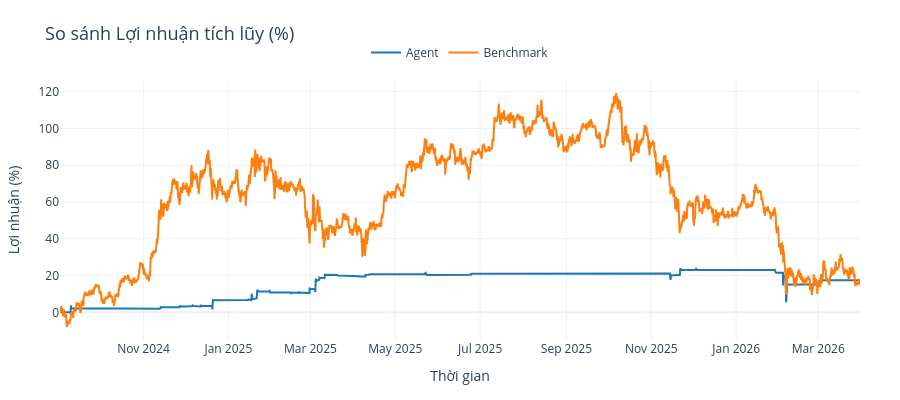

Notebook source saved alongside this figure:
### Code cell
def evaluate_model_vs_benchmark(model_returns: pd.Series, benchmark_returns: pd.Series, 
                                model_name: str = "Agent", benchmark_name: str= "Benchmark"):
    # 1. Đồng bộ và xử lý dữ liệu
    model_returns = model_returns.asfreq('1h').fillna(0) if model_returns.index.freq is None else model_returns
    benchmark_returns = benchmark_returns.asfreq('1h').fillna(0) if benchmark_returns.index.freq is None else benchmark_returns

    # 2. Tính toán Stats
    annual_rf = 0.052
    hourly_rf = (1 + annual_rf)**(1/8760) - 1
    stats = model_returns.vbt.returns(freq='1h').stats(
        settings=dict(benchmark_rets=benchmark_returns, risk_free=hourly_rf, freq="1h")
    )

    # 3. Tính Lợi nhuận tích lũy (Chuyển sang phần trăm %)
    df_plot = pd.DataFrame({model_name: model_returns, benchmark_name: benchmark_returns})
    # Công thức: (Tích lũy lợi nhuận - 1) * 100 để ra %
    cum_returns_pct = ((1 + df_plot).cumprod() - 1) * 100

    # 4. Tạo Figure (1 hàng, 1 cột)
    fig = vbt.make_subplots(rows=1, cols=1)

    # --- Vẽ đường Agent và Benchmark ---
    cum_returns_pct[model_name].vbt.plot(fig=fig, 
                                         trace_kwargs=dict(name=model_name, line=dict(color='#1f77b4', width=2)))
    cum_returns_pct[benchmark_name].vbt.plot(fig=fig, 
                                             trace_kwargs=dict(name=benchmark_name, line=dict(color='#ff7f0e', width=2)))

    # 5. Tinh chỉnh Layout gọn gàng
    fig.update_layout(
        title_text="So sánh Lợi nhuận tích lũy (%)",
        title_font=dict(size=18),
        height=400,  
        width=900,   # Thu hẹp width lại một chút vì chỉ còn 1 biểu đồ
        template="plotly_white",
        legend=dict(orientation="h", yanchor="bottom", y=1.05, xanchor="center", x=0.5), # Căn giữa legend
        margin=dict(l=60, r=40, t=80, b=60),
        hovermode="x unified" # Hiển thị tooltip so sánh cả 2 đường cùng lúc khi rê chuột
    )

    # Cập nhật nhãn trục
    fig.update_yaxes(title_text="Lợi nhuận (%)")
    fig.update_xaxes(title_text="Thời gian")

    return stats, fig

normal_stats, fig = evaluate_model_vs_benchmark(
    model_returns=n_returns, 
    benchmark_returns=bh_returns, 
)
fig.show()

### Figure 1 — Plotly figure (JSON) as saved in the notebook; plotly's stock layout.template omitted (floating-point values rounded to 4 significant figures; data arrays with more than 128 entries replaced by an {"elided": "..."} marker saying what was removed)
{"data": [{"line": {"color": "#1f77b4", "width": 2}, "name": "Agent", "showlegend": true, "type": "scatter", "uid": "2e28f1ae-921b-400d-8703-2ac555f2b969", "x": {"elided": "13801 str values"}, "y": {"elided": "13801 float values"}}, {"line": {"color": "#ff7f0e", "width": 2}, "name": "Benchmark", "showlegend": true, "type": "scatter", "uid": "2734438c-b0ec-406b-a8d1-68aa1f25d217", "x": {"elided": "13801 str values"}, "y": {"elided": "13801 float values"}}], "layout": {"height": 400, "hovermode": "x unified", "legend": {"orientation": "h", "traceorder": "normal", "x": 0.5, "xanchor": "center", "y": 1.05, "yanchor": "bottom"}, "margin": {"b": 60, "l": 60, "r": 40, "t": 80}, "title": {"font": {"size": 18}, "text": "So sánh Lợi nhuận tích lũy (%)"}, "width": 900, "xaxis": {"anchor": "y", "domain": [0, 1], "title": {"text": "Thời gian"}}, "yaxis": {"anchor": "x", "domain": [0, 1], "title": {"text": "Lợi nhuận (%)"}}}}
